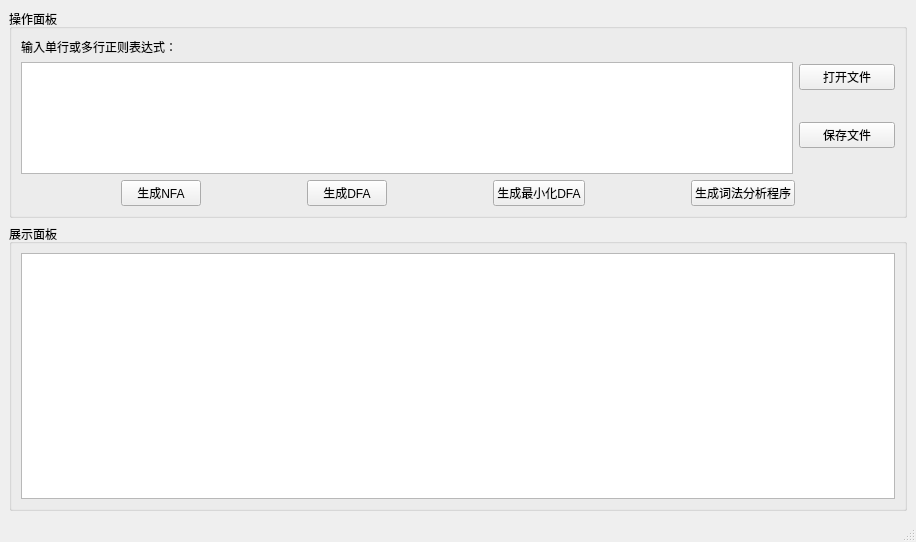
<?xml version="1.0" encoding="UTF-8"?>
<ui version="4.0">
 <class>MainWindow</class>
 <widget class="QMainWindow" name="MainWindow">
  <property name="geometry">
   <rect>
    <x>0</x>
    <y>0</y>
    <width>916</width>
    <height>542</height>
   </rect>
  </property>
  <property name="sizePolicy">
   <sizepolicy hsizetype="Expanding" vsizetype="Expanding">
    <horstretch>0</horstretch>
    <verstretch>0</verstretch>
   </sizepolicy>
  </property>
  <property name="windowTitle">
   <string>MainWindow</string>
  </property>
  <widget class="QWidget" name="centralwidget">
   <property name="sizePolicy">
    <sizepolicy hsizetype="Expanding" vsizetype="Expanding">
     <horstretch>0</horstretch>
     <verstretch>0</verstretch>
    </sizepolicy>
   </property>
   <layout class="QVBoxLayout" name="verticalLayout_3" stretch="8,11">
    <item>
     <widget class="QGroupBox" name="groupBox">
      <property name="title">
       <string>操作面板</string>
      </property>
      <layout class="QVBoxLayout" name="verticalLayout_5">
       <item>
        <layout class="QVBoxLayout" name="verticalLayout_4" stretch="9,2">
         <item>
          <layout class="QHBoxLayout" name="horizontalLayout_4" stretch="8,1">
           <item>
            <layout class="QVBoxLayout" name="verticalLayout">
             <item>
              <widget class="QLabel" name="label">
               <property name="text">
                <string>输入单行或多行正则表达式：</string>
               </property>
              </widget>
             </item>
             <item>
              <widget class="CodeEditor" name="regEdit">
               <property name="font">
                <font>
                 <pointsize>12</pointsize>
                </font>
               </property>
               <property name="placeholderText">
                <string/>
               </property>
              </widget>
             </item>
            </layout>
           </item>
           <item>
            <layout class="QVBoxLayout" name="verticalLayout_2">
             <item>
              <widget class="QPushButton" name="openFileButton">
               <property name="text">
                <string>打开文件</string>
               </property>
              </widget>
             </item>
             <item>
              <widget class="QPushButton" name="saveFileButton">
               <property name="text">
                <string>保存文件</string>
               </property>
              </widget>
             </item>
            </layout>
           </item>
          </layout>
         </item>
         <item>
          <layout class="QHBoxLayout" name="horizontalLayout_3">
           <item>
            <spacer name="horizontalSpacer_4">
             <property name="orientation">
              <enum>Qt::Horizontal</enum>
             </property>
             <property name="sizeHint" stdset="0">
              <size>
               <width>40</width>
               <height>20</height>
              </size>
             </property>
            </spacer>
           </item>
           <item>
            <widget class="QPushButton" name="generateNFAButton">
             <property name="text">
              <string>生成NFA</string>
             </property>
            </widget>
           </item>
           <item>
            <spacer name="horizontalSpacer">
             <property name="orientation">
              <enum>Qt::Horizontal</enum>
             </property>
             <property name="sizeHint" stdset="0">
              <size>
               <width>40</width>
               <height>20</height>
              </size>
             </property>
            </spacer>
           </item>
           <item>
            <widget class="QPushButton" name="generateDFAButton">
             <property name="text">
              <string>生成DFA</string>
             </property>
            </widget>
           </item>
           <item>
            <spacer name="horizontalSpacer_2">
             <property name="orientation">
              <enum>Qt::Horizontal</enum>
             </property>
             <property name="sizeHint" stdset="0">
              <size>
               <width>40</width>
               <height>20</height>
              </size>
             </property>
            </spacer>
           </item>
           <item>
            <widget class="QPushButton" name="generateMinDFAButton">
             <property name="text">
              <string>生成最小化DFA</string>
             </property>
            </widget>
           </item>
           <item>
            <spacer name="horizontalSpacer_3">
             <property name="orientation">
              <enum>Qt::Horizontal</enum>
             </property>
             <property name="sizeHint" stdset="0">
              <size>
               <width>40</width>
               <height>20</height>
              </size>
             </property>
            </spacer>
           </item>
           <item>
            <widget class="QPushButton" name="generateXLEXButton">
             <property name="text">
              <string>生成词法分析程序</string>
             </property>
            </widget>
           </item>
           <item>
            <spacer name="horizontalSpacer_5">
             <property name="orientation">
              <enum>Qt::Horizontal</enum>
             </property>
             <property name="sizeHint" stdset="0">
              <size>
               <width>40</width>
               <height>20</height>
              </size>
             </property>
            </spacer>
           </item>
          </layout>
         </item>
        </layout>
       </item>
      </layout>
     </widget>
    </item>
    <item>
     <widget class="QGroupBox" name="groupBox_2">
      <property name="title">
       <string>展示面板</string>
      </property>
      <layout class="QHBoxLayout" name="horizontalLayout_5">
       <item>
        <widget class="QTableWidget" name="showTable"/>
       </item>
      </layout>
     </widget>
    </item>
   </layout>
  </widget>
  <widget class="QMenuBar" name="menubar">
   <property name="geometry">
    <rect>
     <x>0</x>
     <y>0</y>
     <width>916</width>
     <height>21</height>
    </rect>
   </property>
  </widget>
  <widget class="QStatusBar" name="statusbar"/>
 </widget>
 <customwidgets>
  <customwidget>
   <class>CodeEditor</class>
   <extends>QTextEdit</extends>
   <header>codeeditor.h</header>
  </customwidget>
 </customwidgets>
 <resources/>
 <connections/>
</ui>
